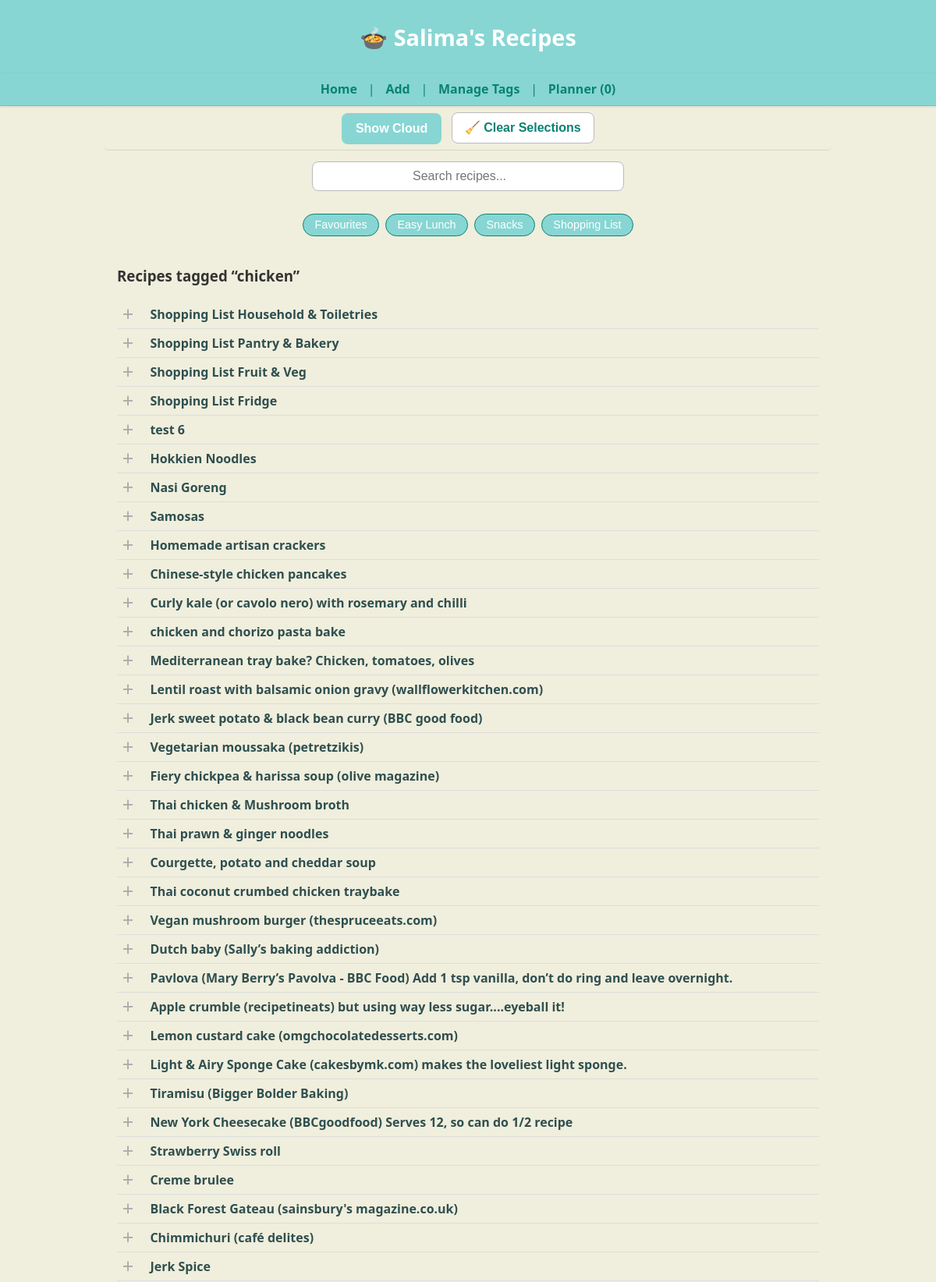
The page / (upper part) on the database its author committed.
### tables this page shows
CREATE TABLE recipes (
    id INTEGER PRIMARY KEY,
    name TEXT,
    ingredients JSON,
    method TEXT,
    tags JSON,
    category TEXT,
    source TEXT,
    linked_recipe TEXT,
    image_url TEXT,
    notes TEXT,
    created_at DATETIME DEFAULT CURRENT_TIMESTAMP,
    updated_at DATETIME DEFAULT CURRENT_TIMESTAMP
);

### app.py (the view)
@app.route("/")
def index():
    with get_conn() as conn:
        c = conn.cursor()
        default_tag = "chicken"
        c.execute("SELECT id, name, ingredients FROM recipes ORDER BY id DESC")
        recipes = c.fetchall()
        tag_cloud = get_tag_cloud()
    from pathlib import Path
    import json
    tags_path = Path("tags.json")
    quick_access = []
    if tags_path.exists():
        try:
            tags_data = json.loads(tags_path.read_text(encoding="utf-8"))
            quick_access = tags_data.get("Quick Access", [])
        except Exception as e:
            print("⚠️ Error loading tags.json:", e)
    return render_template(
        "index.html",
        recipes=recipes,
        tag_cloud=tag_cloud,
        default_tag=default_tag,
        quick_access=quick_access
    )

### app.py (called while the page is built)
@app.teardown_appcontext
def close_connection(exception):
    db = getattr(g, "_database", None)
    if db is not None:
        db.close()

def get_conn():
    return sqlite3.connect(DB_PATH)

### templates/index.html (shortened to what this page needs)
{% extends "base.html" %}
{% block content %}
<main class="homepage">
<section class="search-section">
  <form action="{{ url_for('search') }}" method="get" class="search-form">
    <input type="text" name="q" placeholder="Search recipes..." class="search-input">
  </form>
</section>
<section class="quick-tags">
  {% if quick_access %}
    {% for tag in quick_access %}
      <form action="{{ url_for('search') }}" method="get" class="tag-form">
        <button type="submit" class="tag-btn">{{ tag }}</button>
      </form>
    {% endfor %}
  {% else %}
    <p style="text-align:center; color:#777;">No Quick Access tags defined yet.</p>
  {% endif %}
</section>
  <section class="recipe-listing">
    <h3>Recipes tagged “{{ default_tag }}”</h3>
    {% for r in recipes %}
      <div class="recipe-row">
        <button class="select-dish-btn"
                data-id="{{ r[0] }}"
                data-name="{{ r[1] }}"></button>
        <a href="{{ url_for('recipe_detail', recipe_id=r[0]) }}">
          <strong>{{ r[1] }}</strong>
        </a>
      </div>
    {% endfor %}
  </section>
</main>
{% endblock %}

### templates/base.html (shortened to what this page needs)
<!DOCTYPE html>
<html lang="en">
<head>
  <link rel="stylesheet" href="{{ url_for('static', filename='style.css') }}">
</head>
<body data-page="{{ request.endpoint }}">
  <header class="site-header">
    <h1 class="site-title">
      <a href="/">🍲 Salima's Recipes</a>
    </h1>
  </header>
</body>
</html>
  <nav class="site-nav">
    <a href="/">Home</a> |
    <a href="/add">Add</a> |
    <a href="{{ url_for('admin_tags') }}">Manage Tags</a> |
    <a href="{{ url_for('planner') }}">Planner <span id="plannerCount">(0)</span></a>
  </nav>
  <div id="control-space"
     class="control-space"
     style="display:flex; flex-wrap:wrap; align-items:center; justify-content:center; gap:0.8rem; padding:0.5rem 1rem; background:var(--background); border-bottom:1px solid rgba(0,0,0,0.1);">
  {% if request.path == '/' %}
    <button id="toggleTagsBtn" class="btn-toggle-cloud">☁️ Show Cloud</button>
  {% endif %}
  <button id="clearSelectedBtn" class="btn-clear">🧹 Clear Selections</button>
</div>
  <main>
    {% block content %}{% endblock %}
  </main>
</body>
</html>

### static/style.css (style rules this page uses)
:root { --brand: #87d6d4; --brand-dark: #0a8274; --background: #f0eedd; }
body { font-family: "Segoe UI", Helvetica, Arial, sans-serif; background: var(--background); color: #333; margin: 0; padding: 0; }
header, footer { background: var(--brand); color: var(--brand-dark); padding: 1rem; text-align: center; }
main { background: var(--background); max-width: 100%; margin: 0; padding: 0; box-shadow: none; border: none; }
a { color: var(--brand-dark); text-decoration: none; transition: color 0.2s ease; }
form input, form textarea { width: 100%; padding: 0.5rem; margin: 0.5rem 0 1rem 0; border: 1px solid #ccc; border-radius: 4px; font-size: 1rem; }
button { background: var(--brand); color: white; border: none; padding: 0.6rem 1.2rem; font-size: 1rem; border-radius: 4px; cursor: pointer; transition: background 0.2s ease; }
.recipe-row { display: flex; align-items: center; gap: 0.5rem; padding: 0.25rem 0; border-bottom: 1px solid #ddd; }
.recipe-row a { flex: 1; color: #2f4f4f; text-decoration: none; }
.select-dish-btn { background: transparent; border: none; outline: none; cursor: pointer; width: 1.6rem; height: 1.6rem; display: flex; align-items: center; justify-content: center; }
.select-dish-btn::before { content: "+"; color: #aaa; font-size: 1.6rem; transition: color 0.25s ease, transform 0.2s ease, opacity 0.2s ease; }
.site-header { background: var(--brand); color: #fff; text-align: center; padding: 0.25rem 0; }
.site-title a { color: #fff; text-decoration: none; font-size: 1.8rem; line-height: 1.2; }
.site-nav { background: var(--brand); text-align: center; padding: 0.25rem 0.4rem; }
.site-nav a { color: var(--brand-dark); margin: 0 0.6rem; font-weight: 600; text-decoration: none; }
.control-space { position: sticky; top: 2.6rem; z-index: 90; display: flex; justify-content: center; align-items: center; gap: 0.8rem; flex-wrap: wrap; background: var(--background); padding: 0.35rem 0.6rem; margin: 0 auto 0.4rem; max-width: 900px; border-bottom: 1px solid rgba(0,0,0,0.05); border-radius: 5px; }
.btn-clear, .btn-toggle-cloud { display: inline-flex; align-items: center; justify-content: center; height: 40px; line-height: 1; font-weight: 600; padding: 0.45rem 1rem; border-radius: 8px; cursor: pointer; border: 1px solid #bbb; transition: background 0.25s ease, color 0.25s ease, transform 0.1s ease; }
.btn-toggle-cloud { background: var(--brand); color: #fff; position: relative; top: 1px; }
.btn-clear { background: #fff; color: var(--brand-dark); }
.search-section { text-align: center; margin: 0.4rem 0 0.6rem; }
.search-input { width: 100%; max-width: 720px; padding: 0.55rem 1rem; font-size: 1rem; border-radius: 8px; border: 1px solid #bbb; background: #fff; box-sizing: border-box; }
main.homepage { max-width: 900px; margin: 0 auto; padding: 0 1rem 1rem; background: var(--background); border: none; box-shadow: none; }
.search-section { margin: 0.2rem 0 0.4rem; padding: 0; text-align: center; }
.search-input { width: 100%; max-width: 400px; padding: 0.55rem 8rem; font-size: 1rem; border-radius: 8px; border: 1px solid #bbb; background: #fff; }
.quick-tags { display: flex; justify-content: center; flex-wrap: wrap; gap: 0.5rem; margin: 0.4rem 0 0.8rem; }
.tag-btn { background: var(--brand); color: white; border: 1px solid var(--brand-dark); border-radius: 18px; padding: 0.35rem 0.9rem; font-size: 0.9rem; font-weight: 500; cursor: pointer; transition: all 0.25s ease; }
.btn-toggle-cloud { background: var(--brand); color: #fff; border: none; border-radius: 8px; padding: 0.5rem 1.1rem; cursor: pointer; font-weight: 600; transition: background 0.2s ease, transform 0.1s ease; }
.homepage .quick-tags { position: sticky; top: 5.4rem; z-index: 80; background: var(--background); padding: 0.4rem 0.5rem; border-radius: 6px; }
.site-title { position: static; }
.site-nav { position: sticky; top: 0; z-index: 100; background: var(--brand); color: var(--brand-dark); text-align: center; padding: 0.6rem 0; border-bottom: 1px solid rgba(0,0,0,0.1); box-shadow: 0 1px 3px rgba(0,0,0,0.1); }
.select-dish-btn { all: unset; display: inline-flex; align-items: center; justify-content: center; width: 28px; height: 28px; cursor: pointer; vertical-align: middle; margin-right: 0.4rem; background: none !important; border: none !important; box-shadow: none !important; }

### rows shown on the page
recipes: name "Shopping List Household & Toiletries"
recipes: name "Shopping List Pantry & Bakery"
recipes: name "Shopping List Fruit & Veg"
recipes: name "Shopping List Fridge"
recipes: name "test 6"
recipes: name "Hokkien Noodles"
recipes: name "Nasi Goreng"
recipes: name "Samosas"
recipes: name "Homemade artisan crackers"
recipes: name "Chinese-style chicken pancakes"
recipes: name "Curly kale (or cavolo nero) with rosemary and chilli"
recipes: name "chicken and chorizo pasta bake"
recipes: name "Mediterranean tray bake? Chicken, tomatoes, olives"
recipes: name "Lentil roast with balsamic onion gravy (wallflowerkitchen.com)"
recipes: name "Jerk sweet potato & black bean curry (BBC good food)"
recipes: name "Vegetarian moussaka (petretzikis)"
recipes: name "Fiery chickpea & harissa soup (olive magazine)"
recipes: name "Thai chicken & Mushroom broth"
recipes: name "Thai prawn & ginger noodles"
recipes: name "Courgette, potato and cheddar soup"
recipes: name "Thai coconut crumbed chicken traybake"
recipes: name "Vegan mushroom burger (thespruceeats.com)"
recipes: name "Dutch baby (Sally’s baking addiction)"
recipes: name "Pavlova (Mary Berry’s Pavolva - BBC Food) Add 1 tsp vanilla, don’t do ring and leave overnight."
recipes: name "Apple crumble (recipetineats) but using way less sugar....eyeball it!"
recipes: name "Lemon custard cake (omgchocolatedesserts.com)"
recipes: name "Light & Airy Sponge Cake (cakesbymk.com) makes the loveliest light sponge."
recipes: name "Tiramisu (Bigger Bolder Baking)"
recipes: name "New York Cheesecake (BBCgoodfood) Serves 12, so can do 1/2 recipe"
recipes: name "Strawberry Swiss roll"
recipes: name "Creme brulee"
recipes: name "Black Forest Gateau (sainsbury's magazine.co.uk)"
recipes: name "Chimmichuri (café delites)"
recipes: name "Jerk Spice"

### other values the page prints
{{ tag }} "Favourites" "Easy Lunch" "Snacks" "Shopping List"
{{ default_tag }} "chicken"
